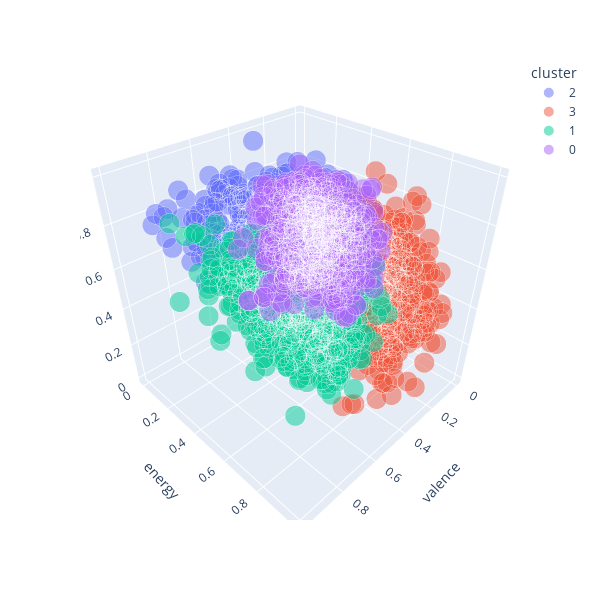

Write notebook code for a chart like this one.
### Code cell
import plotly.express as px
import plotly.io as io

fig = px.scatter_3d(data, x='valence', y='energy', z='danceability', color='cluster', width=600, height=600, hover_data=['name','artist'], size='size', opacity=0.5)

fig

### Figure 1 — Plotly figure (JSON) as saved in the notebook; plotly's stock layout.template omitted (floating-point values rounded to 4 significant figures; data arrays with more than 128 entries replaced by an {"elided": "..."} marker saying what was removed)
{"data": [{"customdata": {"elided": "629x2 str values"}, "hovertemplate": "cluster=2<br>valence=%{x}<br>energy=%{y}<br>danceability=%{z}<br>size=%{marker.size}<br>name=%{customdata[0]}<br>artist=%{customdata[1]}<extra></extra>", "legendgroup": "2", "marker": {"color": "#636efa", "opacity": 0.5, "size": {"elided": "629 int values"}, "sizemode": "area", "sizeref": 0.0075, "symbol": "circle"}, "mode": "markers", "name": "2", "scene": "scene", "showlegend": true, "type": "scatter3d", "x": {"elided": "629 float values"}, "y": {"elided": "629 float values"}, "z": {"elided": "629 float values"}}, {"customdata": {"elided": "573x2 str values"}, "hovertemplate": "cluster=3<br>valence=%{x}<br>energy=%{y}<br>danceability=%{z}<br>size=%{marker.size}<br>name=%{customdata[0]}<br>artist=%{customdata[1]}<extra></extra>", "legendgroup": "3", "marker": {"color": "#EF553B", "opacity": 0.5, "size": {"elided": "573 int values"}, "sizemode": "area", "sizeref": 0.0075, "symbol": "circle"}, "mode": "markers", "name": "3", "scene": "scene", "showlegend": true, "type": "scatter3d", "x": {"elided": "573 float values"}, "y": {"elided": "573 float values"}, "z": {"elided": "573 float values"}}, {"customdata": {"elided": "639x2 str values"}, "hovertemplate": "cluster=1<br>valence=%{x}<br>energy=%{y}<br>danceability=%{z}<br>size=%{marker.size}<br>name=%{customdata[0]}<br>artist=%{customdata[1]}<extra></extra>", "legendgroup": "1", "marker": {"color": "#00cc96", "opacity": 0.5, "size": {"elided": "639 int values"}, "sizemode": "area", "sizeref": 0.0075, "symbol": "circle"}, "mode": "markers", "name": "1", "scene": "scene", "showlegend": true, "type": "scatter3d", "x": {"elided": "639 float values"}, "y": {"elided": "639 float values"}, "z": {"elided": "639 float values"}}, {"customdata": {"elided": "697x2 str values"}, "hovertemplate": "cluster=0<br>valence=%{x}<br>energy=%{y}<br>danceability=%{z}<br>size=%{marker.size}<br>name=%{customdata[0]}<br>artist=%{customdata[1]}<extra></extra>", "legendgroup": "0", "marker": {"color": "#ab63fa", "opacity": 0.5, "size": {"elided": "697 int values"}, "sizemode": "area", "sizeref": 0.0075, "symbol": "circle"}, "mode": "markers", "name": "0", "scene": "scene", "showlegend": true, "type": "scatter3d", "x": {"elided": "697 float values"}, "y": {"elided": "697 float values"}, "z": {"elided": "697 float values"}}], "layout": {"height": 600, "legend": {"itemsizing": "constant", "title": {"text": "cluster"}, "tracegroupgap": 0}, "margin": {"t": 60}, "scene": {"domain": {"x": [0, 1], "y": [0, 1]}, "xaxis": {"title": {"text": "valence"}}, "yaxis": {"title": {"text": "energy"}}, "zaxis": {"title": {"text": "danceability"}}}, "width": 600}}
